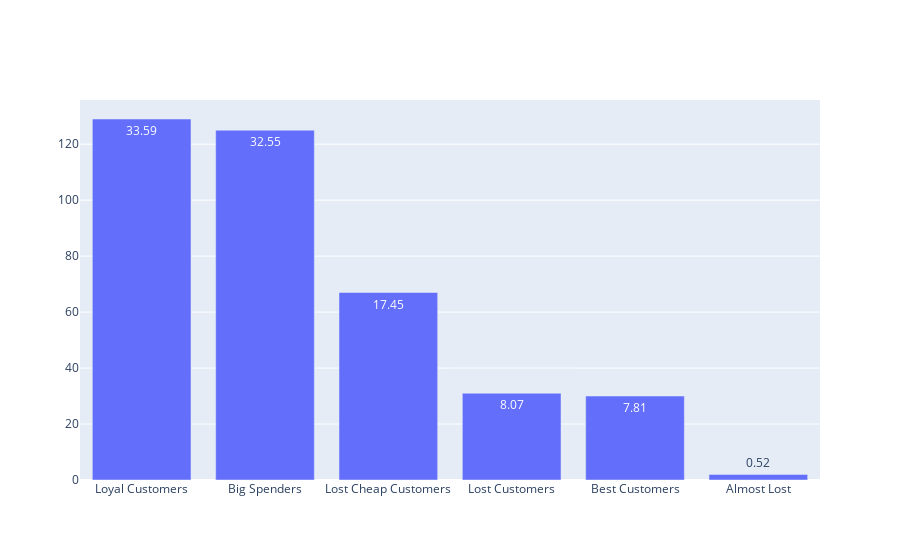

The notebook cell saved with this chart:
### Code cell
fig = go.Figure(data=[go.Bar(
            x=df_sq1['Label'],
            y=df_sq1['customer'],
            text=df_sq1['percent'],
            textposition='auto'
        )])

fig.show()

### Figure 1 — Plotly figure (JSON) as saved in the notebook; plotly's stock layout.template omitted (floating-point values rounded to 4 significant figures)
{"data": [{"text": [33.59, 32.55, 17.45, 8.07, 7.81, 0.52], "textposition": "auto", "type": "bar", "x": ["Loyal Customers", "Big Spenders", "Lost Cheap Customers", "Lost Customers", "Best Customers", "Almost Lost"], "y": [129, 125, 67, 31, 30, 2]}], "layout": {}}
